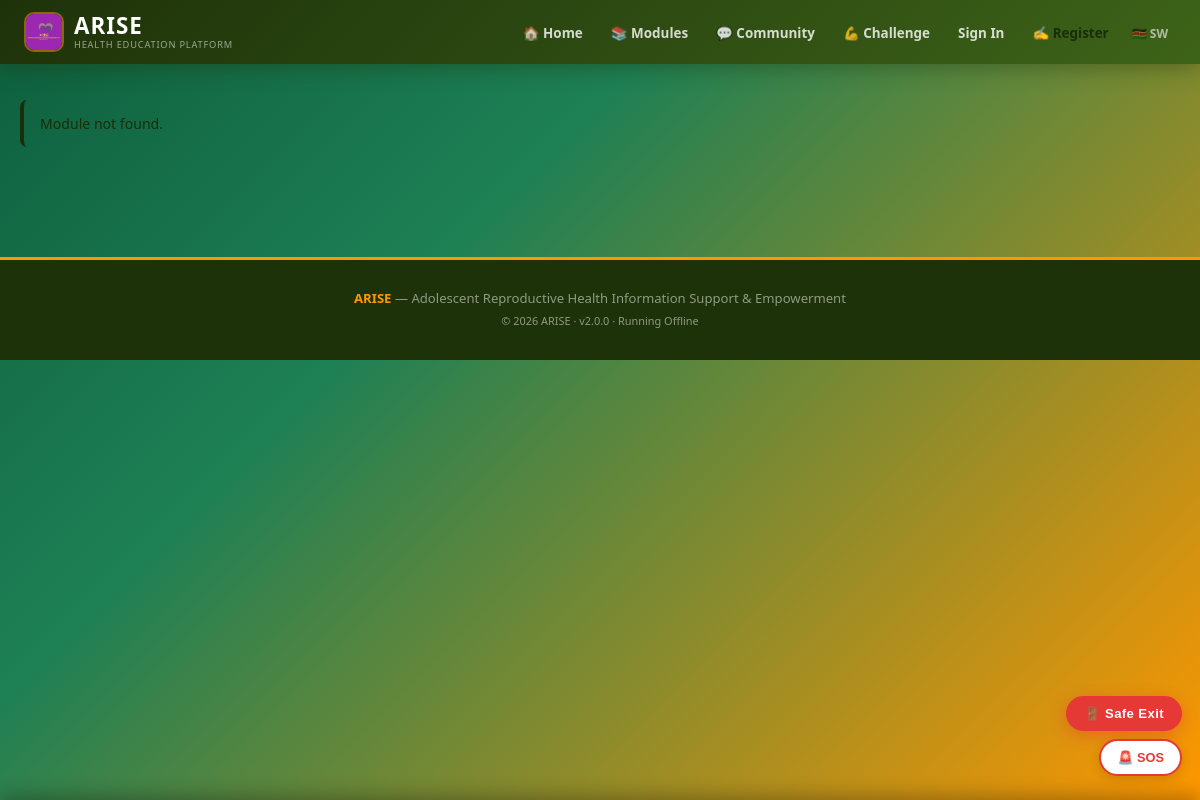
The page /?p=survey&module=teenage-pregnancy-prevention (signed in) on the database as committed earlier.
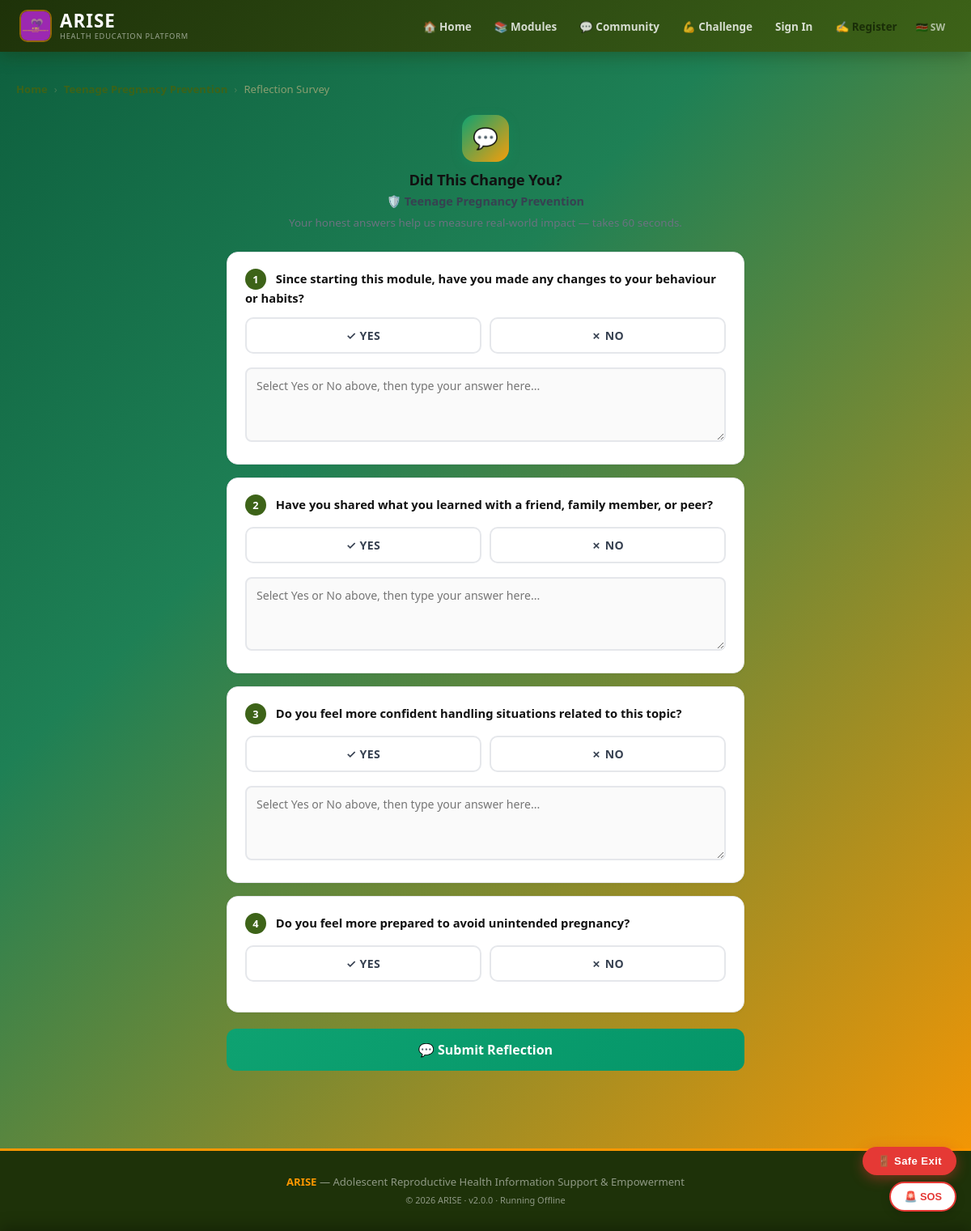
The same page on the database as committed later.
### tables this page shows
CREATE TABLE modules (
    id INTEGER PRIMARY KEY AUTOINCREMENT,
    title TEXT NOT NULL,
    slug TEXT UNIQUE NOT NULL,
    description TEXT,
    icon TEXT DEFAULT '📚',
    sort_order INTEGER DEFAULT 0,
    is_active INTEGER DEFAULT 1,
    created_by INTEGER,
    created_at DATETIME DEFAULT CURRENT_TIMESTAMP
, thumbnail TEXT, content_warning TEXT, school_id TEXT, require_pretest INTEGER DEFAULT 1, require_posttest INTEGER DEFAULT 1);

### includes/config.php (called while the page is built, shortened)
<?php
function db(): SQLite3 {
    static $db = null;
    if ($db === null) {
        $db = new SQLite3(DB_PATH);
        $db->enableExceptions(true);
        $db->exec('PRAGMA journal_mode=WAL');
        $db->exec('PRAGMA foreign_keys=ON');
    }
    return $db;
}
function getSessionHash(): string {
    $h = $_SESSION['arise_hash'];
    return $h;
}
function e(string $str): string {
    return htmlspecialchars($str, ENT_QUOTES, 'UTF-8');
}

### public/pages/behavioral_survey.php (the view, shortened to what this page needs)
<?php
$moduleSlug = $_GET['module'] ?? '';
$module = $moduleSlug
    ? db()->querySingle(
        "SELECT * FROM modules WHERE slug='" . SQLite3::escapeString($moduleSlug) . "' AND is_active=1",
        true
      )
    : null;
if (!$module) {
    echo '<div class="container"><div class="alert">Module not found.</div></div>';
    return;
}
$hash = getSessionHash();
$mid  = intval($module['id']);
$alreadyDone = db()->querySingle(
    "SELECT id FROM behavioral_surveys
     WHERE session_hash='" . SQLite3::escapeString($hash) . "'
       AND module_id=$mid
     LIMIT 1"
);
?>
<div class="container">
  <div class="breadcrumb">
    <a href="/arise/">Home</a>
    <span class="sep">&#8250;</span>
    <a href="/arise/?p=module&slug=<?= e($moduleSlug) ?>"><?= e($module['title']) ?></a>
    <span class="sep">&#8250;</span>
    <span>Reflection Survey</span>
  </div>
  <div class="survey-wrap">
    <?php if ($alreadyDone): ?>
    <div class="dp-card already-done">
      <div class="big-check">&#10003;</div>
      <h3>Survey already submitted</h3>
      <p>Thank you — your reflection has been recorded for this module.</p>
      <a href="/arise/?p=module&slug=<?= e($moduleSlug) ?>" class="btn btn-primary">
        &#8592; Back to Module
      </a>
    </div>
    <?php else: ?>
    <div class="survey-header">
      <div class="icon-wrap">&#128172;</div>
      <h2>Did This Change You?</h2>
      <p style="font-size:.9rem;color:#374151;font-weight:600;"><?= e($module['icon'] ?? '') ?> <?= e($module['title']) ?></p>
      <p style="margin-top:4px;">Your honest answers help us measure real-world impact &mdash; takes 60 seconds.</p>
    </div>
    <form method="POST" id="surveyForm">
      <div class="survey-q">
        <div class="q-label">
          <span class="q-num">1</span>
          Since starting this module, have you made any changes to your behaviour or habits?
        </div>
        <div class="radio-row">
          <div class="radio-pill yes">
            <label for="q1_yes">&#10003; Yes</label>
          </div>
          <div class="radio-pill no">
            <label for="q1_no">&#10007; No</label>
          </div>
        </div>
        <div class="detail-area" id="detail-q1">
          <textarea name="q1_detail" id="ta-q1" placeholder="Select Yes or No above, then type your answer here..." rows="3"></textarea>
        </div>
      </div>
      <div class="survey-q">
        <div class="q-label">
          <span class="q-num">2</span>
          Have you shared what you learned with a friend, family member, or peer?
        </div>
        <div class="radio-row">
          <div class="radio-pill yes">
            <label for="q2_yes">&#10003; Yes</label>
          </div>
          <div class="radio-pill no">
            <label for="q2_no">&#10007; No</label>
          </div>
        </div>
        <div class="detail-area" id="detail-q2">
          <textarea name="q2_detail" id="ta-q2" placeholder="Select Yes or No above, then type your answer here..." rows="3"></textarea>
        </div>
      </div>
      <div class="survey-q">
        <div class="q-label">
          <span class="q-num">3</span>
          Do you feel more confident handling situations related to this topic?
        </div>
        <div class="radio-row">
          <div class="radio-pill yes">
            <label for="q3_yes">&#10003; Yes</label>
          </div>
          <div class="radio-pill no">
            <label for="q3_no">&#10007; No</label>
          </div>
        </div>
        <div class="detail-area" id="detail-q3">
          <textarea name="q3_detail" id="ta-q3" placeholder="Select Yes or No above, then type your answer here..." rows="3"></textarea>
        </div>
      </div>
      <div class="survey-q">
        <div class="q-label">
          <span class="q-num">4</span>
          Do you feel more prepared to avoid unintended pregnancy?
        </div>
        <div class="radio-row">
          <div class="radio-pill yes">
            <label for="q4_yes">&#10003; Yes</label>
          </div>
          <div class="radio-pill no">
            <label for="q4_no">&#10007; No</label>
          </div>
        </div>
      </div>
      <button type="submit" class="submit-btn">
        &#128172; Submit Reflection
      </button>
    </form>
    <?php endif; ?>
  </div>
</div>

Rows that differ between the two databases and show on the page:
added modules: icon "🛡️", title "Teenage Pregnancy Prevention"
Other text that changed with them:
text no longer shown: "Module not found."
text now shown: "› › Reflection Survey 💬 Did This Change You? Your honest answers help us measure real-world impact — takes 60 seconds. 1 Since starting this module, have you made any changes to your behaviour or habits? ✓ YES ✗ NO 2 Have you shared what you learned with a friend, family member, or peer? ✓ YES ✗ NO 3 Do you feel more confident handling situations related to this topic? ✓ YES ✗ NO 4 Do you feel more prepared to avoid unintended pregnancy? ✓ YES ✗ NO 💬 Submit Reflection"
